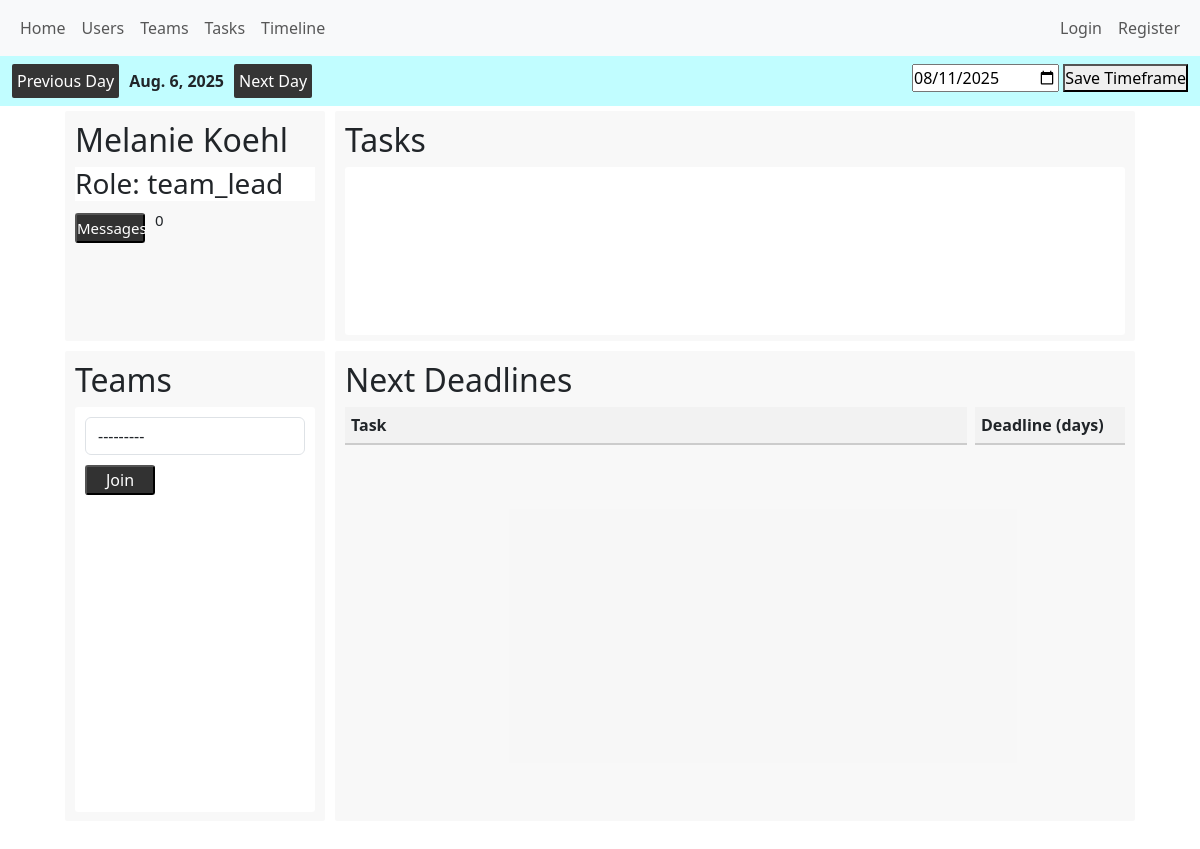
The page /users/profile_page/61 on the database its author committed.
### distributor/models.py (models this page shows)
class Project(models.Model):
    start_date = models.DateField()
    end_date = models.DateField()
    order_counter = models.IntegerField(default=0)
    current_date = models.DateField(default=date.today)

### users/models.py (models this page shows, shortened)
class CustomUser(AbstractUser):
    ROLE_CHOICES = (
        ("member", "Member"),
        ("team_lead", "Team Lead"),
        ("supervisor", "Supervisor"),
    )
    role = models.CharField(max_length=50, choices=ROLE_CHOICES)

### users/views.py (the view)
# urls.py: path('profile_page/<int:user_id>', views.profile_page, name='profile_page'),
def profile_page(request, user_id):
    profile_user = get_object_or_404(CustomUser, id=user_id)
    task_assignment_team_member_mismatch_bool = False
    number_new_messages = len(list(
        Message.objects.filter(user=profile_user, status="unread")
    ))
    def has_mismatched_task_assignments(user):
        memberships = TeamMembership.objects.filter(user=user).values_list("team_id", flat=True)
        assignments = TaskAssignment.objects.filter(user=user).select_related("task")
        for assignment in assignments:
            if assignment.task.team_id not in memberships:
                return True  # 🚨 Mismatch found
        return False  # ✅ All assignments match teams
    if not has_mismatched_task_assignments(profile_user):
        task_assignment_team_member_mismatch_bool = True
    if request.method == "POST":
        join_team_form = JoinTeamForm(request.POST, user=profile_user)
        if join_team_form.is_valid():
            team = join_team_form.cleaned_data["team"]
            TeamMembership.objects.get_or_create(user=profile_user, team=team)
            return redirect(request.META.get("HTTP_REFERER", "/"))
    else:
        join_team_form = JoinTeamForm(user=profile_user)
    user_tasks = (
        TaskAssignment.objects
        .filter(user=profile_user)
        .select_related("task")
        .order_by("task__generated_deadline")
    )
    context = {
        'join_team_form': join_team_form,
        'profile_user': profile_user,
        'user_tasks': user_tasks,
        "task_assignment_team_member_mismatch_bool": task_assignment_team_member_mismatch_bool,
        "number_new_messages": number_new_messages,
    }
    return render(request, "users/profile_page.html", context)

### distributor/forms.py
class ProjectTimeframeForm(forms.ModelForm):
    class Meta:
        model = Project
        fields = ["start_date", "end_date"]
        widgets = {
            'start_date': forms.DateInput(attrs={'id': 'start_date_input_project', 'placeholder': 'Start Date', 'type': 'date'}),
            'end_date': forms.DateInput(attrs={'id': 'end_date_input_project', 'placeholder': 'End Date', 'type': 'date'})
        }

class DefineCurrentDate(forms.ModelForm):
    class Meta:
        model = Project
        fields = ['current_date']
        widgets = {'current_date': forms.DateInput(attrs={'id': 'current_date_input', 'placeholder': 'Current Date', 'type': 'date'})}

### distributor/context_processors.py (called while the page is built)
def global_project_timeframe_form(request):
    return {
        "global_project_timeframe_form": ProjectTimeframeForm(),
    }

def global_project_timeframe(request):
    project_time_frame = Project.objects.first()
    if project_time_frame:
        return {
            "global_project_timeframe": project_time_frame,
        }
    else:
        return {
            "global_project_timeframe": 'No values picked yet',
        }

def global_define_current_date_form(request):
    return {
        "global_define_current_date_form": DefineCurrentDate(),
    }

def global_project_info(request):
    project = Project.objects.first()
    if project:
        return {
            "project": project,
        }
    else:
        return {
            "project": 'No values picked yet',
        }

def global_number_new_messages_user(request):
    if request.user.is_authenticated:
        number_new_messages = Message.objects.filter(
            user=request.user, status="unread"
        ).count()
    else:
        number_new_messages = 0
    return {
        "number_new_messages": number_new_messages
    }

### users/models.py (called while the page is built)
    def __str__(self):
        return self.name

### users/templatetags/team_tags.py (called while the page is built)
@register.inclusion_tag("components/user_page_team_overview.html")
def user_page_team_overview(profile_user):
    memberships = TeamMembership.objects.filter(user=profile_user)
    join_team_form = JoinTeamForm(user=profile_user)
    context = {
        'memberships': memberships,
        'profile_user': profile_user,
        'join_team_form': join_team_form
    }
    return context

@register.inclusion_tag("components/user_page_task_overview.html")
def user_page_task_overview(profile_user):
    task_assignments = TaskAssignment.objects.filter(user=profile_user).order_by('task__team')
    context = {
        'task_assignments': task_assignments,
    }
    return context

### users/templates/users/profile_page.html (shortened to what this page needs)
{% extends 'users/base.html' %}
{% load team_tags %}
{% load custom_tags %}
{% block content %}
    <div class="profile_page_container">
        <div class="profile_page_content">
            <div class="profile_page_hardfacts">
                <h2>{{ profile_user.first_name }} {{ profile_user.last_name }}</h2>
                <div class="user_page_role_container">
                    <h3>Role: {{ profile_user.role }}</h3>
                </div>
                <div class="message_inbox_buttons">
                    <form method="GET" action="{% url 'view_messages' profile_user.id %}">
                        <button id="message_call_button">Messages</button>
                    </form>
                    {% if number_new_messages > 0 %}
                        <p class="display_number_new_messages">{{ number_new_messages }} NEW</p>
                    {% else %}
                        <p style="margin-left: 10px;">0</p>
                    {% endif %}
                </div>
            </div>
            <div class="profile_page_tasks">
                {% user_page_task_overview profile_user %}
            </div>
            <div class="profile_page_teams">
                <h2>Teams</h2>
                {% user_page_team_overview profile_user%}
            </div>
            <div class="profile_page_overview">
                <h2>Next Deadlines</h2>
                <div class="deadlines_grid">
                    <div class="grid_header">Task</div>
                    <div class="grid_header">Deadline (days)</div>
                </div>
            </div>
        </div>
    </div>
{% endblock %}

### users/templates/users/base.html (shortened to what this page needs)
{% load static %}
<!DOCTYPE html>
<html lang="en">
<head>
    <link href="https://cdn.jsdelivr.net/npm/bootstrap@5.3.7/dist/css/bootstrap.min.css" rel="stylesheet"
>
    <link rel="stylesheet" href="{% static 'css/style.css' %}">
</head>
<body>
<header>
    <nav class="navbar navbar-expand-lg bg-body-tertiary">
        <div class="container-fluid">
            <div class="collapse navbar-collapse" id="navbarNav">
                <ul class="navbar-nav">
                    <div class="internal_navbar_container">
                        <div class="common_links_base_navbar">
                            <li>
                                <a class="nav-link" href='{% url 'home' %}'>Home</a>
                            </li>
                            <li class="nav-item">
                                <a class="nav-link" href="{% url 'users' %}">Users</a>
                            </li>
                            <li class="nav-item">
                                <a class="nav-link" href="{% url 'teams' %}">Teams</a>
                            </li>
                            <li class="nav-item">
                                <a class="nav-link" href="{% url 'tasks' %}">Tasks</a>
                            </li>
                            <li class="nav-item">
                                <a class="nav-link" href="{% url 'timeline' %}">Timeline</a>
                            </li>
                        </div>
                        <div class="user_view">
                            {% if user.is_authenticated %}
                                {% if number_new_messages > 0 %}
                                    <a id="new_message_global" class="nav-link" href="{% url 'view_messages' user.id %}">{{ number_new_messages }} new</a>
                                {% endif %}
                                <a class="nav-link" href="{% url 'profile_page' user.id %}">{{ user }}</a>
                                <a class="nav-link" href="{% url 'logout_view' %}">Logout</a>
                            {% else %}
                                <a class="nav-link" href="{% url 'login_view' %}">Login</a>
                                <a class="nav-link" href="{% url 'register_view' %}">Register</a>
                            {% endif %}
                        </div>
                    </div>
                </ul>
            </div>
        </div>
    </nav>
<nav id="prototype_tester" class="navbar navbar-expand-lg bg-body-tertiary">
        <div class="container-fluid">
            <ul class="navbar-nav">
                <ul class="navbar-nav">
                    <div class="prototype_workflow">
                        <div class="next_and_previous_buttons">
                            <form method="POST" action="{% url 'current_date_previous_date' %}">
                                <button>Previous Day</button>
                            </form>
                            <strong>
                                {{ project.current_date }}
                            </strong>
                            <form method="POST" action="{% url 'current_date_next_date' %}">
                                <button>Next Day</button>
                            </form>
                        </div>
                        <div class="change_current_date_forms">
                            <form method="POST" action="{% url 'define_current_date' %}">
                                {{ global_define_current_date_form.current_date }}
                                <button type="submit">Save Timeframe</button>
                            </form>
                        </div>
                    </div>
                </ul>
            </ul>
        </div>
    </nav>
</header>
<main>
    {% block content %}
    {% endblock %}
</main>
</body>
</html>

### distributor/static/css/style.css (style rules this page uses)
* { padding: 0; margin: 0 }
body { min-height: 200vh; }
.navbar-nav { width: 100% !important; }
.internal_navbar_container { display: flex; justify-content: space-between; width: 100% }
.common_links_base_navbar { display: flex; }
.user_view { display: flex; }
.profile_page_container { height: 90vh; width: 90vw; justify-self: center; }
.profile_page_content { display: grid; grid-template-columns: repeat(4, 1fr); grid-template-rows: repeat(3, 1fr); grid-column-gap: 0px; grid-row-gap: 0px; height: 100%; width: 100%; }
.profile_page_content > * { padding: 10px; }
.profile_page_content > * { margin: 5px; background-color: rgba(232, 232, 232, 0.33); border-radius: 2px; }
.profile_page_hardfacts { grid-area: 1 / 1 / 2 / 2; }
.profile_page_tasks { grid-area: 1 / 2 / 2 / 6; }
.profile_page_teams { grid-area: 2 / 1 / 6 / 2; }
.profile_page_overview { grid-area: 2 / 2 / 6 / 5; overflow-y: auto; }
.profile_page_hardfacts { font-size: 15px; }
.user_page_role_container { background-color: white; }
#prototype_tester { background: #c1fdff !important; }
.prototype_workflow { display: flex; justify-content: space-between; width: 100%; }
.next_and_previous_buttons { display: flex; gap: 10px; align-items: center; }
.next_and_previous_buttons button { padding: 5px; border-radius: 2px; border: none; background: #353535; color: white; }
.change_current_date_forms { display: flex; gap: 10px; }
.message_inbox_buttons { display: flex; align-items: center; }
#message_call_button { background: #323232; color: white; border-radius: 3px; width: 70px; height: 30px; }
.deadlines_grid { display: grid; grid-template-columns: 1fr 150px; gap: 8px; align-items: center; }
.grid_header { font-weight: bold; background: #f2f2f2; padding: 6px; border-bottom: 2px solid #ccc; }

### rows shown on the page
Project: current_date "Aug. 6, 2025"
CustomUser: first_name "Melanie", last_name "Koehl", role "team_lead"
